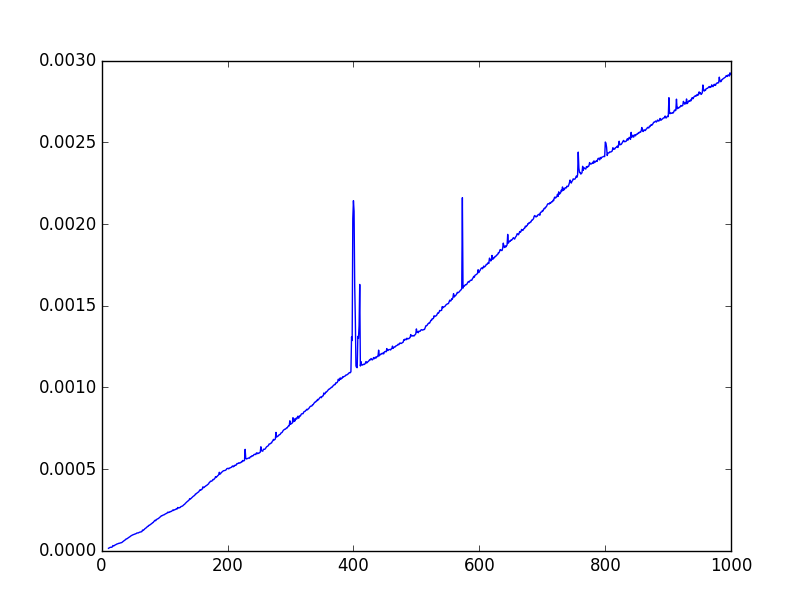

Reproduce this figure in Python.
#!/usr/bin/python
import timeit
import numpy as np
import math
import  matplotlib.pyplot as plt
import pdb
import random
from heapq import merge

inversions = 0

def sort(arr):
    global inversions
    if arr[0] > arr[1]:
        inversions += 1
        return [arr[1], arr[0]]
    else:
        return arr
def merge(a, b):
    global inversions
    result = []
    total = len(a) + len(b)
    i = j = 0
    for x in range(total):
        if i == len(a):
            result += b[j:]
            break
        elif j == len(b):
            result += a[i:]
            break
        elif a[i] < b[j]:
            inversions += 1
            result.append(a[i])
            i += 1
        else:
            result.append(b[j])
            j += 1
    return result

def mergeSort(arr):
    global inversions
    if len(arr) == 1:
        return arr
    if len(arr) == 2:
        return sort(arr)
    a = mergeSort(arr[:len(arr)/2])
    b = mergeSort(arr[len(arr)/2:])
    m = merge(a,b)
    return m

if __name__ == "__main__":
    x = 10
    # arr = [2, 4, 1, 3, 5]#
    arr = [random.randint(0,100) for _ in range(x)]
    # print arr
    res = mergeSort(arr)
    print "$$$$$$$$$$$$$$"
    print "array",arr
    print "result",res
    print "inversions:", inversions

    avgs = []
    v = 1000
    k = 10
    x_axs = range(k + 1,v,1)
    for x in x_axs:
        avg = 0
        r = 100
        for __ in range(r):
            arr = [random.randint(0,100) for _ in range(x)]
            start_time = timeit.default_timer()
            res = mergeSort(arr)
            elapsed = timeit.default_timer() - start_time
            # print res
            avg += elapsed
        avg /= float(r)
        avgs.append(avg)

    plt.plot(x_axs, avgs)
    plt.show()
